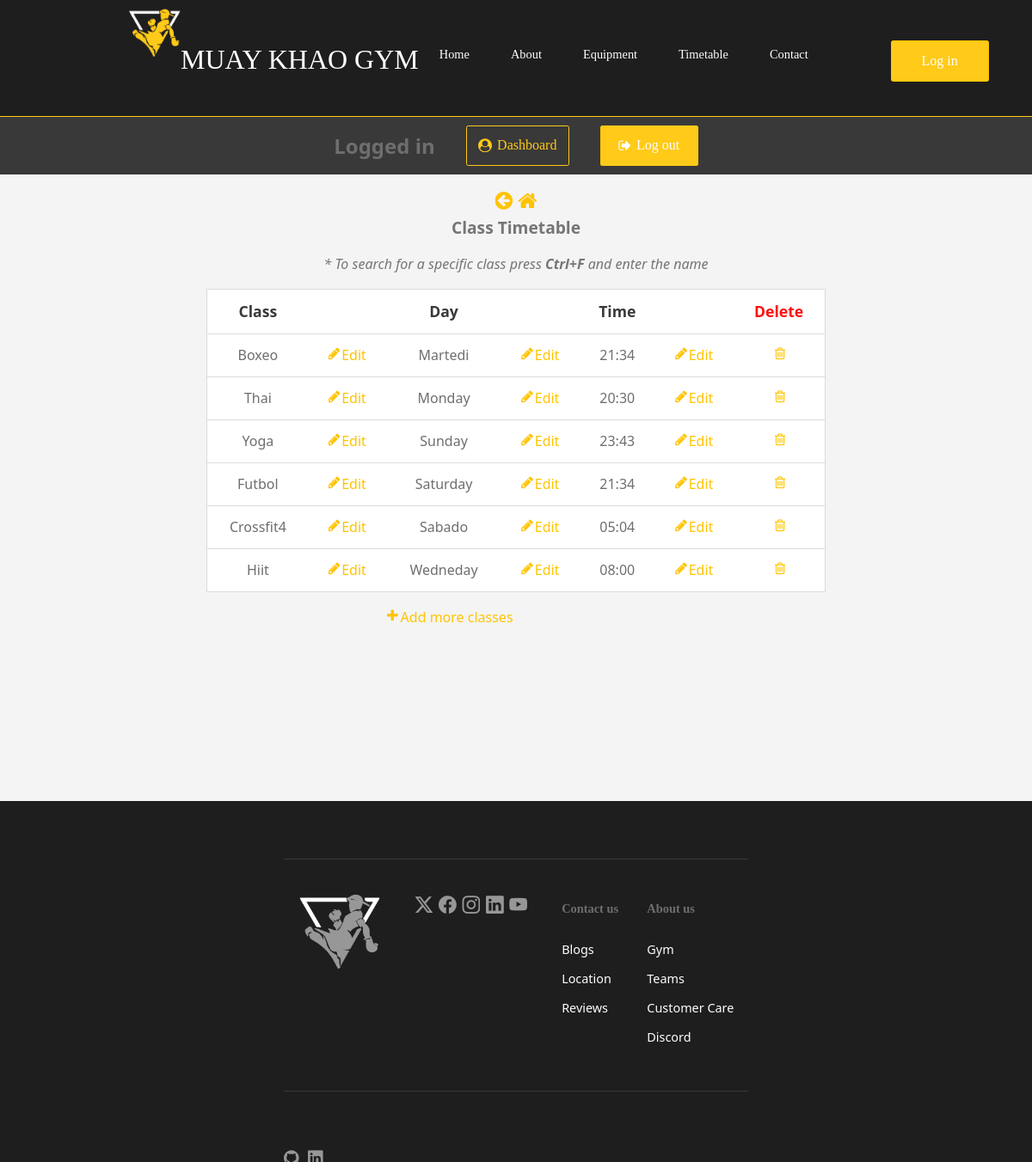
Screenshot of /pages/view_classes_table.php (signed in) with the database file from the repository.
### tables this page shows
CREATE TABLE `classes` (
  `id` int(200) NOT NULL,
  `class_name` varchar(200) NOT NULL,
  `day` varchar(200) NOT NULL,
  `time` varchar(200) NOT NULL
);

### htdocs/functions/functions.php (the view, shortened to what this page needs)
<?php
function navigation($page)
{
    if ($page == 'index') {
        if ($_SESSION['validate'] == 'validated') {
            echo '
            <h2 style="color: #6e6e6e; font-family: system-ui;">Logged in</h2>
            <a href="pages/dashboard.php" class="dashboard-button"><i class="fa fa-user-circle" style="margin-right: 0.5vw; font-size:1em;"></i>Dashboard<a>
            <a href="index.php?logout=logout" class="logout-button"><i class="fa fa-sign-out" style="margin-right: 0.5vw; font-size:1em;"></i>Log out</a>
            ';
        } else {
        }
    } elseif ($page == 'page') {
        if ($_SESSION['validate'] == 'validated') {
            echo '
            <h2 style="color: #6e6e6e; font-family: system-ui;">Logged in</h2>
            <a href="dashboard.php" class="dashboard-button"><i class="fa fa-user-circle" style="margin-right: 0.5vw; font-size:1em;"></i>Dashboard<a>
            <a href="../index.php?logout=logout" class="logout-button"><i class="fa fa-sign-out" style="margin-right: 0.5vw; font-size:1em;"></i>Log out</a>
            ';
        } else {
        }
    }
}
function view_created_class($dbConnect)
{
    $sql = "SELECT * FROM classes";
    foreach ($dbConnect->query($sql) as $row) {
        echo'<tr>';
                echo'<td>';
                echo $row['class_name'];
                echo '</td>';
                echo'<td>';
                echo '<a id="editicon" href="../pages/update_class.php?id='.$row['id'].'"><i id="updateicon" class="fa fa-pencil"></i>Edit</a>';
                echo '</td>';
                echo'<td>';
                echo $row['day'];
                echo '</td>';
                echo'<td>';
                echo '<a id="editicon" href="../pages/update_day.php?id='.$row['id'].'"><i id="updateicon" class="fa fa-pencil"></i>Edit</a>';
                echo '</td>';
                echo'<td>';
                echo $row['time'];
                echo '</td>';
                echo'<td>';
                echo '<a id="editicon" href="../pages/update_time.php?id='.$row['id'].'"><i id="updateicon" class="fa fa-pencil"></i>Edit</a>';
                echo '</td>';
                echo '<td>';
                echo '<a href="../pages/action_delete_class.php?id='.$row['id'].'"><i id="iconsbin" class="fa fa-trash-o"></i></a>';
                echo '</td>';
        echo'</tr>';
    }
}
?>

### htdocs/pages/view_classes_table.php (shortened to what this page needs)
<?php
include_once('../functions/functions.php');
$dbConnect = dbLink();
?>
<!DOCTYPE html>
<html lang="en">
<head>
    <link rel="stylesheet" href="../css/style.css">
    <link rel="stylesheet" href="https://cdn.jsdelivr.net/npm/bootstrap-icons@1.11.3/font/bootstrap-icons.min.css">
    <link rel="stylesheet" href="https://cdnjs.cloudflare.com/ajax/libs/font-awesome/4.7.0/css/font-awesome.min.css">
</head>
<body>
    <div class="wrapper">
        <header>
            <a href="../index.php"><div class="header-logo"></div></a>
            <a href="../index.php" class="text-logo">MUAY KHAO GYM</a>
            <nav>
            <ul>
                <li><a href="../index.php">Home</a></li>
                <li><a href="about.php#after-login-navbar">About</a></li>
                <li><a href="../index.php#index-intro_p">Equipment</a></li>
                <li><a href="timetable.php">Timetable</a></li>
                <li><a href="contact.php">Contact</a></li>
                <a href="login.php" id="login-button">Log in</a>
            </ul>
            </nav>
        </header>
        <div id="after-login-navbar">
            <div class="after-login-buttons-container">
                <?php
                    navigation('page');
                ?>
            </div>
        </div>
        <?php
        if($_SESSION['validate'] == 'validated'){
        echo '<br id="pointer_created_class_view">';
        echo '<div class="arrrowgoback_container">';
        echo '<a id="arrrowgoback" href="select_table_section.php"><i class="fa fa-arrow-circle-left"></i></a>';
        echo '<a id="gohome" href="dashboard.php"><i class="fa fa-home"></i></a>';
        echo '</div>';
                      echo '<h4 style="text-align: center; font-family: system-ui; font-size: 1.2em; color:#757575;">Class Timetable</h4><br>';
                      echo '<p class="ctrlplusf">* To search for a specific class press <span style="font-weight: bold;">Ctrl+F</span> and enter the name</p><br>';
                     echo '<table class="routine_table">
                      <tr>
                          <th>Class</th>
                          <th></th>
                          <th>day</th>
                          <th></th>
                          <th>time</th>
                          <th></th>
                          <th style="color: #ff0f0f;">delete</th>
                      </tr>';
                      view_created_class($dbConnect);
                     echo '</table>';
                     echo '<br>';
                     echo '<form  class="options_buttons_tables" style="height: auto;" >';
                         echo '<a id="addmoreicon" href="create_class_section.php"><i class="fa fa-plus" style=" margin-right: 0.25vw;" ></i>Add more classes</a>';
                     echo '</form>';
        }
        ?>
        <footer>
          <div id="footer-subconteiner">
              <a href="../index.php"><div class="footer-logo"></div></a>
              <div class="social-media-icons-container">
                  <a href="#"><i class="bi bi-twitter-x" id="social-media-icons"></i></a>
                  <a href="#"><i class="bi bi-facebook" id="social-media-icons"></i></a>
                  <a href="#"><i class="bi bi-instagram" id="social-media-icons"></i></a>
                  <a href="#"><i class="bi bi-linkedin" id="social-media-icons"></i></a>
                  <a href="#"><i class="bi bi-youtube" id="social-media-icons"></i></a>
              </div>
              <div class="contact-us-container">
                  <a href="#"><h3 class="footer-titles">Contact us</h3></a>
                  <p id="p-footer">Blogs</p>
                  <p id="p-footer">Location</p>
                  <p id="p-footer">Reviews</p>
              </div>
              <div class="about-us">
                  <a href="about.php"><h3 class="footer-titles">About us</h3></a>
                  <p id="p-footer">Gym</p>
                  <p id="p-footer">Teams</p>
                  <p id="p-footer">Customer Care</p>
                  <p id="p-footer">Discord</p>
              </div>
          </div>
          <div class="social-media-personal">
            <a href="https://github.com/felipe-mig" target="_blank" style="margin-right: 0.5vw; color: #979797;"><i class="bi bi-github" id="giticon"></i></a>
            <a href="https://www.linkedin.com/in/felipeiglesiasgarcia/" target="_blank" style="color: #979797;"><i class="bi bi-linkedin" id="linkedinicon"></i></a>
        </div>
        <br>
        <br>
      </footer>
    </div>
</body>
</html>

### rows the page displays
classes: class_name "Boxeo", day "Martedi", time "21:34"
classes: class_name "Thai", day "Monday", time "20:30"
classes: class_name "Yoga", day "Sunday", time "23:43"
classes: class_name "Futbol", day "Saturday", time "21:34"
classes: class_name "Crossfit4", day "Sabado", time "05:04"
classes: class_name "Hiit", day "Wedneday", time "08:00"
